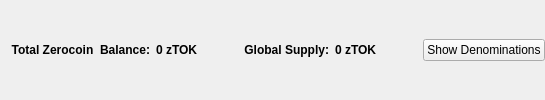
                       <widget class="QFrame" name="balanceSupplyFrame">
                        <layout class="QHBoxLayout" name="horizontalLayout_2" stretch="0,0,0,1,0">
                         <property name="rightMargin">
                          <number>0</number>
                         </property>
                         <item>
                          <layout class="QHBoxLayout" name="horizontalLayout_34">
                           <item>
                            <widget class="QLabel" name="labelzAvailableText_3">
                             <property name="font">
                              <font>
                               <weight>75</weight>
                               <bold>true</bold>
                              </font>
                             </property>
                             <property name="toolTip">
                              <string>Total Balance including unconfirmed and immature zTOK</string>
                             </property>
                             <property name="text">
                              <string>Total Zerocoin  Balance:</string>
                             </property>
                             <property name="alignment">
                              <set>Qt::AlignRight|Qt::AlignTrailing|Qt::AlignVCenter</set>
                             </property>
                            </widget>
                           </item>
                           <item>
                            <widget class="QLabel" name="labelzAvailableAmount_4">
                             <property name="minimumSize">
                              <size>
                               <width>40</width>
                               <height>0</height>
                              </size>
                             </property>
                             <property name="font">
                              <font>
                               <weight>75</weight>
                               <bold>true</bold>
                              </font>
                             </property>
                             <property name="toolTip">
                              <string>Total Balance including unconfirmed and immature zTOK</string>
                             </property>
                             <property name="text">
                              <string>0 zTOK</string>
                             </property>
                             <property name="alignment">
                              <set>Qt::AlignLeading|Qt::AlignLeft|Qt::AlignVCenter</set>
                             </property>
                            </widget>
                           </item>
                          </layout>
                         </item>
                         <item>
                          <spacer name="horizontalSpacer_32">
                           <property name="orientation">
                            <enum>Qt::Horizontal</enum>
                           </property>
                           <property name="sizeHint" stdset="0">
                            <size>
                             <width>40</width>
                             <height>20</height>
                            </size>
                           </property>
                          </spacer>
                         </item>
                         <item>
                          <layout class="QHBoxLayout" name="horizontalLayout_35">
                           <item>
                            <widget class="QLabel" name="labelZsupplyText_2">
                             <property name="font">
                              <font>
                               <weight>75</weight>
                               <bold>true</bold>
                              </font>
                             </property>
                             <property name="text">
                              <string>Global Supply:</string>
                             </property>
                             <property name="alignment">
                              <set>Qt::AlignRight|Qt::AlignTrailing|Qt::AlignVCenter</set>
                             </property>
                            </widget>
                           </item>
                           <item>
                            <widget class="QLabel" name="labelZsupplyAmount_2">
                             <property name="font">
                              <font>
                               <weight>75</weight>
                               <bold>true</bold>
                              </font>
                             </property>
                             <property name="text">
                              <string>0 zTOK</string>
                             </property>
                            </widget>
                           </item>
                          </layout>
                         </item>
                         <item>
                          <spacer name="horizontalSpacer_31">
                           <property name="orientation">
                            <enum>Qt::Horizontal</enum>
                           </property>
                           <property name="sizeHint" stdset="0">
                            <size>
                             <width>40</width>
                             <height>20</height>
                            </size>
                           </property>
                          </spacer>
                         </item>
                         <item>
                          <widget class="QPushButton" name="pushButtonShowDenoms">
                           <property name="toolTip">
                            <string>Show zTOK denominations list</string>
                           </property>
                           <property name="text">
                            <string>Show Denominations</string>
                           </property>
                          </widget>
                         </item>
                        </layout>
                       </widget>
